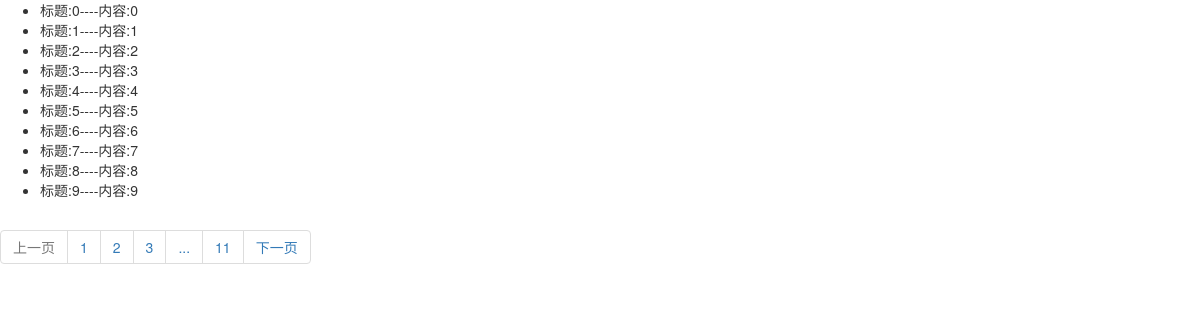
Screenshot of /article/list/ with the database file from the repository.
### front/models.py (models this page shows)
class Alticle(models.Model):
    title = models.CharField(max_length=100)
    content = models.TextField()
    creat_time = models.DateTimeField(auto_now=True)

### front/views.py (the view)
# urls.py: path('list/',views.ArticleListView.as_view(),name='article_list')
class ArticleListView(ListView):
    model = Alticle
    template_name = 'article_list.html'
    context_object_name = 'articles'
    paginate_by = 10
    ordering = 'creat_time'
    page_kwarg = 'p'
    def get_context_data(self, **kwargs):
        context = super(ArticleListView, self).get_context_data(*kwargs)
        context['username'] = 'xxxxx'
        paginator = context.get('paginator')
        page_obj = context.get('page_obj')
        pagination_data = self.get_pagination_data(paginator,page_obj)
        context.update(pagination_data)
        return context
    def get_pagination_data(self,paginator,page_obj,around_count=2):
        current_page = page_obj.number
        num_pages = paginator.num_pages
        left_has_more = False
        right_has_more = False
        if current_page <= around_count + 2:
            left_pages = range(1,current_page)
        else:
            left_has_more = True
            left_pages = range(current_page-around_count,current_page)
        if current_page >= num_pages - around_count -1:
            right_pages = range(current_page+1,num_pages+1)
        else:
            right_has_more = True
            right_pages = range(current_page+1,current_page+around_count+1)
        return {
            'current_page': current_page,
            'left_pages': left_pages,
            'right_pages': right_pages,
            'num_pages': num_pages,
            'left_has_more': left_has_more,
            'right_has_more': right_has_more
        }

### templates/article_list.html (shortened to what this page needs)
<!DOCTYPE html>
<html lang="en">
<head>
    <link rel="stylesheet" href="https://cdn.jsdelivr.net/npm/bootstrap@3.3.7/dist/css/bootstrap.min.css">
</head>
<body>
    <ul>
        {% for article in articles %}
            <li>{{ article.title }}----{{ article.content }}</li>
        {% endfor %}
    </ul>
    <ul class="pagination">
        {% if page_obj.has_previous %}
            <li><a href="{% url 'front:article_list' %}?p={{ page_obj.previous_page_number }}">上一页</a></li>
        {% else %}
            <li class="disabled"><a href="javascript:void (0);">上一页</a></li>
        {% endif %}
        <li><a href="{% url 'front:article_list' %}?p={{ current_page }}">{{ current_page }}</a></li>
        {% for right_page in right_pages %}
            <li><a href="{% url 'front:article_list' %}?p={{ right_page }}">{{ right_page }}</a></li>
        {% endfor %}
        {% if right_has_more %}
            <li><a href="javascript:void (0);">...</a></li>
            <li><a href="{% url 'front:article_list' %}?p={{ num_pages }}">{{ num_pages }}</a></li>
        {% endif %}
        {% if page_obj.has_next %}
            <li><a href="{% url 'front:article_list' %}?p={{ page_obj.next_page_number }}">下一页</a></li>
        {% else %}
            <li class="disabled"><a href="javascript:void (0);">下一页</a></li>
        {% endif %}
    </ul>
</body>
</html>

### rows the page displays
Alticle: title "标题:0", content "内容:0"
Alticle: title "标题:1", content "内容:1"
Alticle: title "标题:2", content "内容:2"
Alticle: title "标题:3", content "内容:3"
Alticle: title "标题:4", content "内容:4"
Alticle: title "标题:5", content "内容:5"
Alticle: title "标题:6", content "内容:6"
Alticle: title "标题:7", content "内容:7"
Alticle: title "标题:8", content "内容:8"
Alticle: title "标题:9", content "内容:9"

### other values shown
{{ current_page }} "1"
{{ right_page }} "2" "3"
{{ num_pages }} "11"
